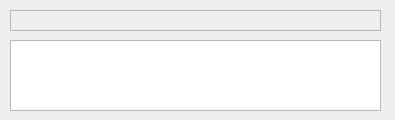
<?xml version="1.0" encoding="UTF-8"?>
<ui version="4.0">
 <class>PkgListView</class>
 <widget class="QDialog" name="PkgListView">
  <property name="windowModality">
   <enum>Qt::ApplicationModal</enum>
  </property>
  <property name="geometry">
   <rect>
    <x>0</x>
    <y>0</y>
    <width>395</width>
    <height>120</height>
   </rect>
  </property>
  <property name="minimumSize">
   <size>
    <width>395</width>
    <height>120</height>
   </size>
  </property>
  <property name="maximumSize">
   <size>
    <width>395</width>
    <height>120</height>
   </size>
  </property>
  <property name="windowTitle">
   <string>Packages</string>
  </property>
  <widget class="QListWidget" name="listWidget">
   <property name="geometry">
    <rect>
     <x>10</x>
     <y>40</y>
     <width>371</width>
     <height>71</height>
    </rect>
   </property>
   <property name="flow">
    <enum>QListView::LeftToRight</enum>
   </property>
  </widget>
  <widget class="QLabel" name="label">
   <property name="geometry">
    <rect>
     <x>10</x>
     <y>10</y>
     <width>371</width>
     <height>21</height>
    </rect>
   </property>
   <property name="font">
    <font>
     <family>MS Shell Dlg 2</family>
     <pointsize>10</pointsize>
     <weight>75</weight>
     <italic>false</italic>
     <bold>true</bold>
    </font>
   </property>
   <property name="styleSheet">
    <string notr="true">QLabel{
font: bold 10pt &quot;MS Shell Dlg 2&quot;;
}</string>
   </property>
   <property name="frameShape">
    <enum>QFrame::StyledPanel</enum>
   </property>
   <property name="frameShadow">
    <enum>QFrame::Sunken</enum>
   </property>
   <property name="text">
    <string/>
   </property>
  </widget>
  <action name="actionDeletePkg">
   <property name="text">
    <string>Delete</string>
   </property>
  </action>
 </widget>
 <resources/>
 <connections/>
</ui>
